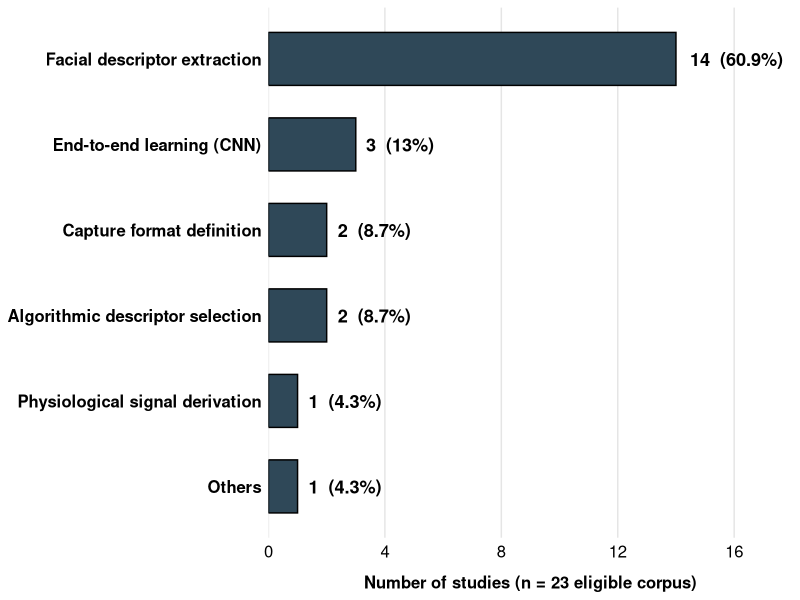
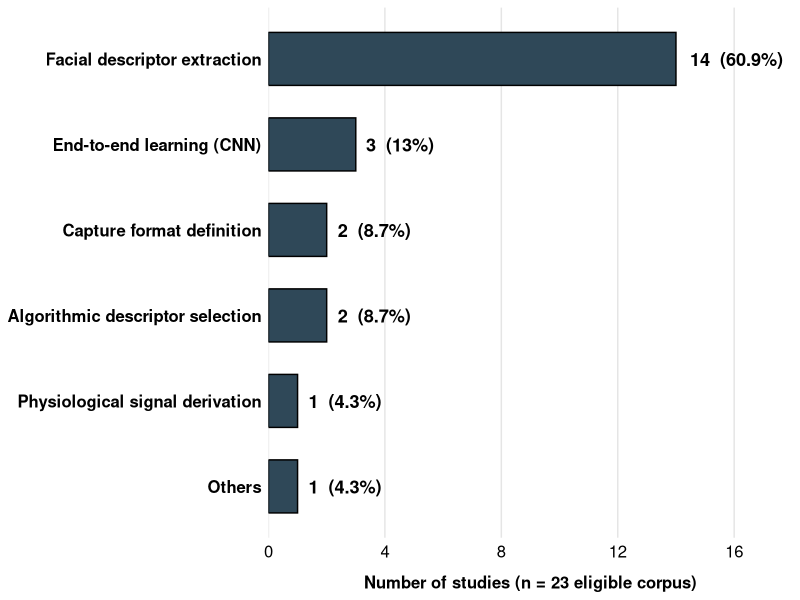

These charts were generated, in order, by the following R code:
library(ggplot2)

df_input <- data.frame(
  Group = c(
    "Facial descriptor extraction",
    "End-to-end learning (CNN)",
    "Capture format definition",
    "Algorithmic descriptor selection",
    "Physiological signal derivation",
    "Others"
  ),
  Studies = c(14, 3, 2, 2, 1, 1),
  Percentage = c(60.9, 13.0, 8.7, 8.7, 4.3, 4.3)
)

df_input$Group <- factor(
  df_input$Group,
  levels = rev(df_input$Group)
)

p <- ggplot(df_input, aes(x = Studies, y = Group)) +
  geom_bar(
    stat = "identity",
    width = 0.62,
    fill = "#2F4858",
    colour = "black",
    linewidth = 0.5
  ) +
  geom_text(
    aes(label = paste0(Studies, "  (", Percentage, "%)")),
    hjust = -0.15,
    size = 4.6,
    fontface = "bold",
    colour = "black"
  ) +
  scale_x_continuous(
    limits = c(0, 18),
    breaks = seq(0, 16, 4),
    expand = c(0, 0)
  ) +
  labs(
    x = "Number of studies (n = 23 eligible corpus)",
    y = NULL
  ) +
  theme_minimal(base_family = "sans") +
  theme(
    legend.position = "none",
    axis.text.y = element_text(size = 12, face = "bold", colour = "black"),
    axis.text.x = element_text(size = 12, colour = "black"),
    axis.title.x = element_text(
      size = 12,
      face = "bold",
      colour = "black",
      margin = margin(t = 10)
    ),
    panel.grid.major.y = element_blank(),
    panel.grid.minor = element_blank(),
    panel.grid.major.x = element_line(colour = "gray90")
  )

ggsave("../images/fig_7.png", plot = p, width = 9, height = 4.8, dpi = 300)
ggsave("../images/fig_7.pdf", plot = p, width = 9, height = 4.8)
